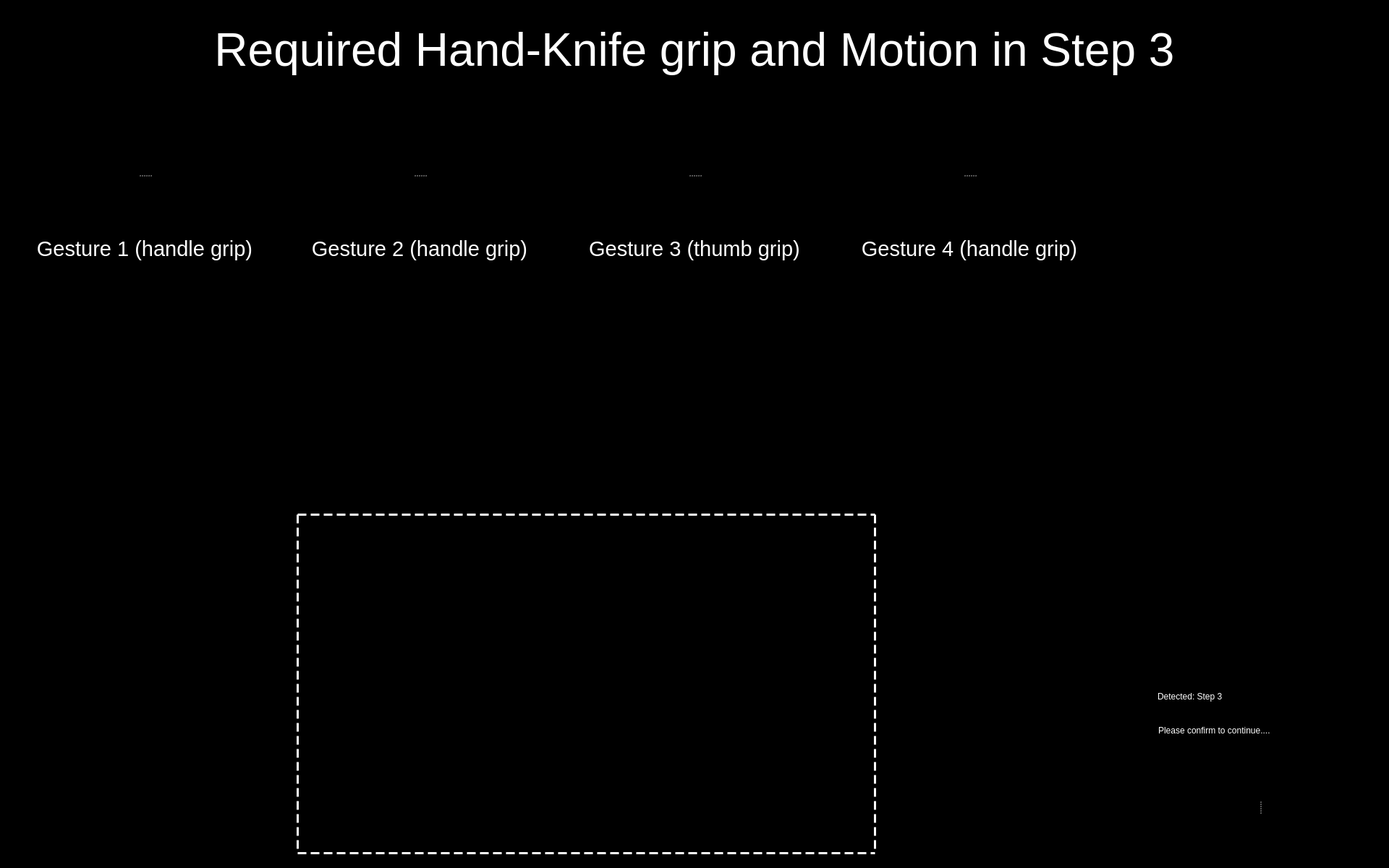
<?xml version="1.0" encoding="UTF-8"?>
<ui version="4.0">
 <class>Entry_Step_3_UI</class>
 <widget class="QWidget" name="Entry_Step_3_UI">
  <property name="windowModality">
   <enum>Qt::WindowModal</enum>
  </property>
  <property name="enabled">
   <bool>true</bool>
  </property>
  <property name="geometry">
   <rect>
    <x>0</x>
    <y>0</y>
    <width>1920</width>
    <height>1200</height>
   </rect>
  </property>
  <property name="sizePolicy">
   <sizepolicy hsizetype="Preferred" vsizetype="Preferred">
    <horstretch>0</horstretch>
    <verstretch>0</verstretch>
   </sizepolicy>
  </property>
  <property name="minimumSize">
   <size>
    <width>0</width>
    <height>0</height>
   </size>
  </property>
  <property name="maximumSize">
   <size>
    <width>1920</width>
    <height>1200</height>
   </size>
  </property>
  <property name="windowTitle">
   <string>Food Assist</string>
  </property>
  <property name="windowOpacity">
   <double>1.000000000000000</double>
  </property>
  <property name="styleSheet">
   <string notr="true">background-color: rgb(0, 0, 0);</string>
  </property>
  <widget class="QWidget" name="widget" native="true">
   <property name="geometry">
    <rect>
     <x>1540</x>
     <y>940</y>
     <width>381</width>
     <height>81</height>
    </rect>
   </property>
   <property name="styleSheet">
    <string notr="true">background-color: rgb(0, 0, 0);</string>
   </property>
   <widget class="QLabel" name="label">
    <property name="geometry">
     <rect>
      <x>10</x>
      <y>0</y>
      <width>41</width>
      <height>51</height>
     </rect>
    </property>
    <property name="styleSheet">
     <string notr="true"/>
    </property>
    <property name="text">
     <string/>
    </property>
    <property name="pixmap">
     <pixmap resource="resources/res.qrc">:/img/Icon Detected.svg</pixmap>
    </property>
    <property name="alignment">
     <set>Qt::AlignRight|Qt::AlignTrailing|Qt::AlignVCenter</set>
    </property>
   </widget>
   <widget class="QLabel" name="label_2">
    <property name="geometry">
     <rect>
      <x>60</x>
      <y>3</y>
      <width>281</width>
      <height>40</height>
     </rect>
    </property>
    <property name="styleSheet">
     <string notr="true">font: 75 28pt &quot;Arial&quot;;
color: rgb(255, 255, 255);</string>
    </property>
    <property name="text">
     <string>Detected: Step 3</string>
    </property>
    <property name="textFormat">
     <enum>Qt::RichText</enum>
    </property>
   </widget>
   <widget class="QLabel" name="label_3">
    <property name="geometry">
     <rect>
      <x>61</x>
      <y>54</y>
      <width>321</width>
      <height>31</height>
     </rect>
    </property>
    <property name="styleSheet">
     <string notr="true">font: 18pt &quot;Arial&quot;;
color: rgb(255, 255, 255)</string>
    </property>
    <property name="text">
     <string>Please confirm to continue....</string>
    </property>
   </widget>
  </widget>
  <widget class="QLabel" name="img_detected_step3">
   <property name="geometry">
    <rect>
     <x>1460</x>
     <y>510</y>
     <width>441</width>
     <height>401</height>
    </rect>
   </property>
   <property name="frameShape">
    <enum>QFrame::NoFrame</enum>
   </property>
   <property name="text">
    <string/>
   </property>
   <property name="pixmap">
    <pixmap resource="resources/res.qrc">:/detected steps/Detected Step3.png</pixmap>
   </property>
   <property name="scaledContents">
    <bool>true</bool>
   </property>
  </widget>
  <widget class="QLabel" name="label_8">
   <property name="geometry">
    <rect>
     <x>410</x>
     <y>710</y>
     <width>801</width>
     <height>471</height>
    </rect>
   </property>
   <property name="styleSheet">
    <string notr="true">border :3px solid white;
border-style : dashed;
background-color: rgb(0, 0, 0, 0);</string>
   </property>
   <property name="text">
    <string/>
   </property>
  </widget>
  <widget class="QWidget" name="widget_2" native="true">
   <property name="geometry">
    <rect>
     <x>1559</x>
     <y>1030</y>
     <width>361</width>
     <height>161</height>
    </rect>
   </property>
   <property name="styleSheet">
    <string notr="true">background-color: rgb(0,0,0);</string>
   </property>
   <widget class="QSplitter" name="splitter">
    <property name="geometry">
     <rect>
      <x>10</x>
      <y>10</y>
      <width>345</width>
      <height>150</height>
     </rect>
    </property>
    <property name="frameShape">
     <enum>QFrame::NoFrame</enum>
    </property>
    <property name="frameShadow">
     <enum>QFrame::Plain</enum>
    </property>
    <property name="lineWidth">
     <number>0</number>
    </property>
    <property name="orientation">
     <enum>Qt::Horizontal</enum>
    </property>
    <property name="opaqueResize">
     <bool>false</bool>
    </property>
    <property name="handleWidth">
     <number>45</number>
    </property>
    <property name="childrenCollapsible">
     <bool>false</bool>
    </property>
    <widget class="QPushButton" name="button_yes">
     <property name="enabled">
      <bool>true</bool>
     </property>
     <property name="minimumSize">
      <size>
       <width>81</width>
       <height>81</height>
      </size>
     </property>
     <property name="maximumSize">
      <size>
       <width>150</width>
       <height>150</height>
      </size>
     </property>
     <property name="cursor">
      <cursorShape>OpenHandCursor</cursorShape>
     </property>
     <property name="focusPolicy">
      <enum>Qt::WheelFocus</enum>
     </property>
     <property name="contextMenuPolicy">
      <enum>Qt::DefaultContextMenu</enum>
     </property>
     <property name="icon">
      <iconset resource="resources/res.qrc">
       <normaloff>:/buttons/Button Yes.svg</normaloff>:/buttons/Button Yes.svg</iconset>
     </property>
     <property name="iconSize">
      <size>
       <width>144</width>
       <height>144</height>
      </size>
     </property>
     <property name="autoDefault">
      <bool>false</bool>
     </property>
     <property name="default">
      <bool>false</bool>
     </property>
     <property name="flat">
      <bool>true</bool>
     </property>
    </widget>
    <widget class="QPushButton" name="button_no">
     <property name="enabled">
      <bool>true</bool>
     </property>
     <property name="minimumSize">
      <size>
       <width>81</width>
       <height>81</height>
      </size>
     </property>
     <property name="maximumSize">
      <size>
       <width>150</width>
       <height>150</height>
      </size>
     </property>
     <property name="cursor">
      <cursorShape>OpenHandCursor</cursorShape>
     </property>
     <property name="focusPolicy">
      <enum>Qt::WheelFocus</enum>
     </property>
     <property name="contextMenuPolicy">
      <enum>Qt::DefaultContextMenu</enum>
     </property>
     <property name="icon">
      <iconset resource="resources/res.qrc">
       <normaloff>:/buttons/Button No.svg</normaloff>:/buttons/Button No.svg</iconset>
     </property>
     <property name="iconSize">
      <size>
       <width>144</width>
       <height>144</height>
      </size>
     </property>
     <property name="autoDefault">
      <bool>false</bool>
     </property>
     <property name="default">
      <bool>false</bool>
     </property>
     <property name="flat">
      <bool>true</bool>
     </property>
    </widget>
   </widget>
  </widget>
  <widget class="QSplitter" name="splitter_4">
   <property name="geometry">
    <rect>
     <x>800</x>
     <y>160</y>
     <width>320</width>
     <height>282</height>
    </rect>
   </property>
   <property name="orientation">
    <enum>Qt::Vertical</enum>
   </property>
   <widget class="QLabel" name="image_required_3">
    <property name="maximumSize">
     <size>
      <width>320</width>
      <height>240</height>
     </size>
    </property>
    <property name="text">
     <string/>
    </property>
    <property name="pixmap">
     <pixmap resource="resources/res.qrc">:/img/left_step3_gesture3.png</pixmap>
    </property>
    <property name="scaledContents">
     <bool>true</bool>
    </property>
   </widget>
   <widget class="QLabel" name="text_required_3">
    <property name="font">
     <font>
      <family>Arial</family>
      <pointsize>22</pointsize>
      <weight>9</weight>
      <italic>false</italic>
      <bold>false</bold>
     </font>
    </property>
    <property name="styleSheet">
     <string notr="true">font: 75 22pt &quot;Arial&quot;;
color: rgb(255, 255, 255);</string>
    </property>
    <property name="text">
     <string>Gesture 3 (thumb grip)</string>
    </property>
    <property name="textFormat">
     <enum>Qt::PlainText</enum>
    </property>
    <property name="alignment">
     <set>Qt::AlignCenter</set>
    </property>
    <property name="wordWrap">
     <bool>true</bool>
    </property>
   </widget>
  </widget>
  <widget class="QSplitter" name="splitter_2">
   <property name="geometry">
    <rect>
     <x>40</x>
     <y>160</y>
     <width>320</width>
     <height>282</height>
    </rect>
   </property>
   <property name="orientation">
    <enum>Qt::Vertical</enum>
   </property>
   <widget class="QLabel" name="image_required_1">
    <property name="maximumSize">
     <size>
      <width>320</width>
      <height>240</height>
     </size>
    </property>
    <property name="text">
     <string/>
    </property>
    <property name="pixmap">
     <pixmap resource="resources/res.qrc">:/img/left_step3_gesture1.png</pixmap>
    </property>
    <property name="scaledContents">
     <bool>true</bool>
    </property>
   </widget>
   <widget class="QLabel" name="text_required_1">
    <property name="font">
     <font>
      <family>Arial</family>
      <pointsize>22</pointsize>
      <weight>9</weight>
      <italic>false</italic>
      <bold>false</bold>
     </font>
    </property>
    <property name="styleSheet">
     <string notr="true">font: 75 22pt &quot;Arial&quot;;
color: rgb(255, 255, 255);</string>
    </property>
    <property name="text">
     <string>Gesture 1 (handle grip)</string>
    </property>
    <property name="textFormat">
     <enum>Qt::PlainText</enum>
    </property>
    <property name="alignment">
     <set>Qt::AlignCenter</set>
    </property>
    <property name="wordWrap">
     <bool>true</bool>
    </property>
   </widget>
  </widget>
  <widget class="QSplitter" name="splitter_5">
   <property name="geometry">
    <rect>
     <x>1180</x>
     <y>160</y>
     <width>320</width>
     <height>282</height>
    </rect>
   </property>
   <property name="orientation">
    <enum>Qt::Vertical</enum>
   </property>
   <widget class="QLabel" name="image_required_4">
    <property name="maximumSize">
     <size>
      <width>320</width>
      <height>240</height>
     </size>
    </property>
    <property name="text">
     <string/>
    </property>
    <property name="pixmap">
     <pixmap resource="resources/res.qrc">:/img/left_step3_gesture4.png</pixmap>
    </property>
    <property name="scaledContents">
     <bool>true</bool>
    </property>
   </widget>
   <widget class="QLabel" name="text_required_4">
    <property name="font">
     <font>
      <family>Arial</family>
      <pointsize>22</pointsize>
      <weight>9</weight>
      <italic>false</italic>
      <bold>false</bold>
     </font>
    </property>
    <property name="styleSheet">
     <string notr="true">font: 75 22pt &quot;Arial&quot;;
color: rgb(255, 255, 255);</string>
    </property>
    <property name="text">
     <string>Gesture 4 (handle grip)</string>
    </property>
    <property name="textFormat">
     <enum>Qt::PlainText</enum>
    </property>
    <property name="alignment">
     <set>Qt::AlignCenter</set>
    </property>
    <property name="wordWrap">
     <bool>true</bool>
    </property>
   </widget>
  </widget>
  <widget class="QSplitter" name="splitter_3">
   <property name="geometry">
    <rect>
     <x>420</x>
     <y>160</y>
     <width>320</width>
     <height>282</height>
    </rect>
   </property>
   <property name="orientation">
    <enum>Qt::Vertical</enum>
   </property>
   <widget class="QLabel" name="image_required_2">
    <property name="maximumSize">
     <size>
      <width>320</width>
      <height>240</height>
     </size>
    </property>
    <property name="text">
     <string/>
    </property>
    <property name="pixmap">
     <pixmap resource="resources/res.qrc">:/img/left_step3_gesture2_1.png</pixmap>
    </property>
    <property name="scaledContents">
     <bool>true</bool>
    </property>
   </widget>
   <widget class="QLabel" name="text_required_2">
    <property name="font">
     <font>
      <family>Arial</family>
      <pointsize>22</pointsize>
      <weight>9</weight>
      <italic>false</italic>
      <bold>false</bold>
     </font>
    </property>
    <property name="styleSheet">
     <string notr="true">font: 75 22pt &quot;Arial&quot;;
color: rgb(255, 255, 255);</string>
    </property>
    <property name="text">
     <string>Gesture 2 (handle grip)</string>
    </property>
    <property name="textFormat">
     <enum>Qt::PlainText</enum>
    </property>
    <property name="alignment">
     <set>Qt::AlignCenter</set>
    </property>
    <property name="wordWrap">
     <bool>true</bool>
    </property>
   </widget>
  </widget>
  <widget class="QLabel" name="label_text_1">
   <property name="geometry">
    <rect>
     <x>40</x>
     <y>20</y>
     <width>1840</width>
     <height>100</height>
    </rect>
   </property>
   <property name="font">
    <font>
     <family>Arial</family>
     <pointsize>48</pointsize>
     <weight>9</weight>
     <italic>false</italic>
     <bold>false</bold>
    </font>
   </property>
   <property name="styleSheet">
    <string notr="true">font: 75 48pt &quot;Arial&quot;;
color: rgb(255, 255, 255);</string>
   </property>
   <property name="text">
    <string>Required Hand-Knife grip and Motion in Step 3</string>
   </property>
   <property name="textFormat">
    <enum>Qt::RichText</enum>
   </property>
   <property name="alignment">
    <set>Qt::AlignCenter</set>
   </property>
   <property name="wordWrap">
    <bool>true</bool>
   </property>
  </widget>
 </widget>
 <resources>
  <include location="resources/res.qrc"/>
 </resources>
 <connections/>
</ui>
